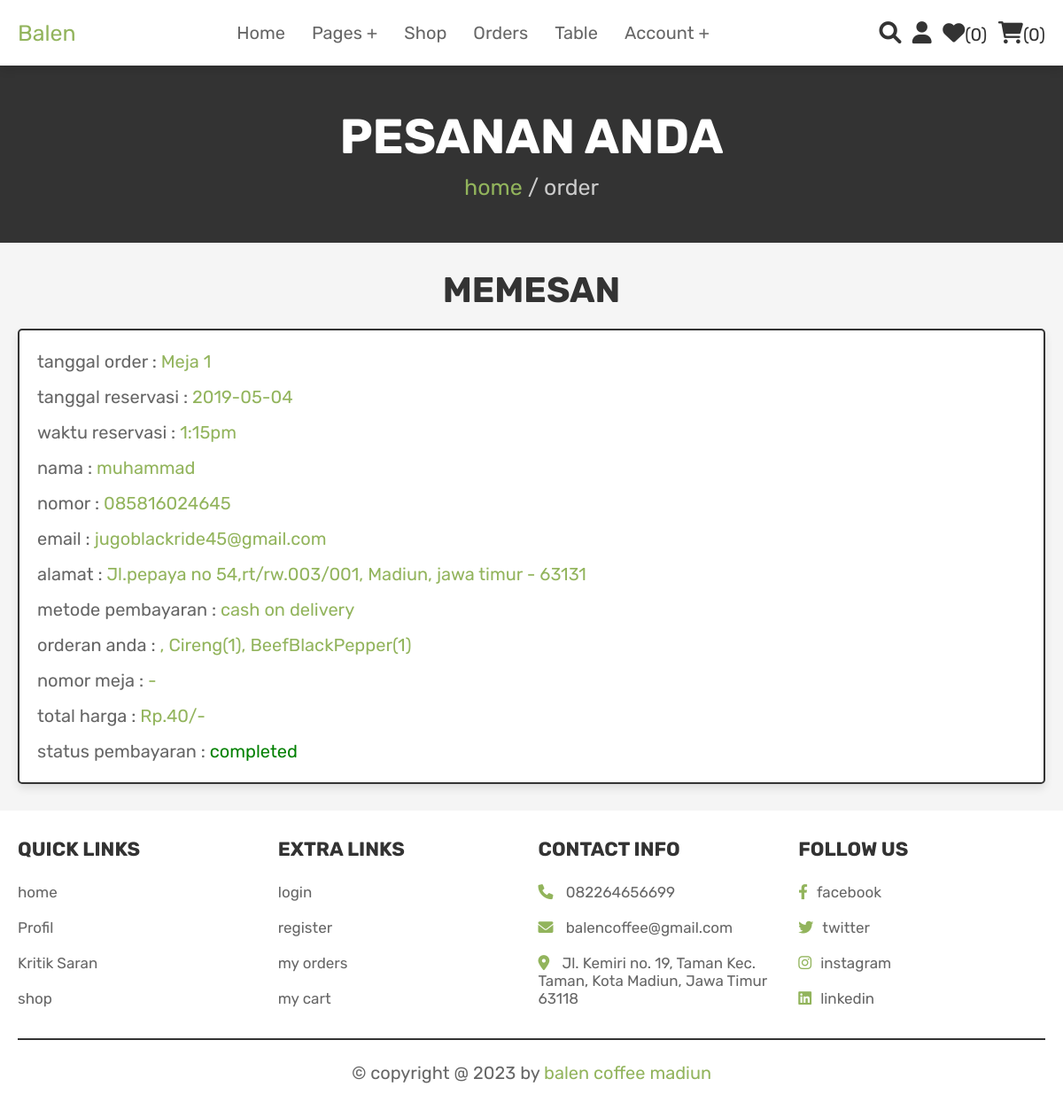
Page /orders.php (signed in) on the earlier database version.
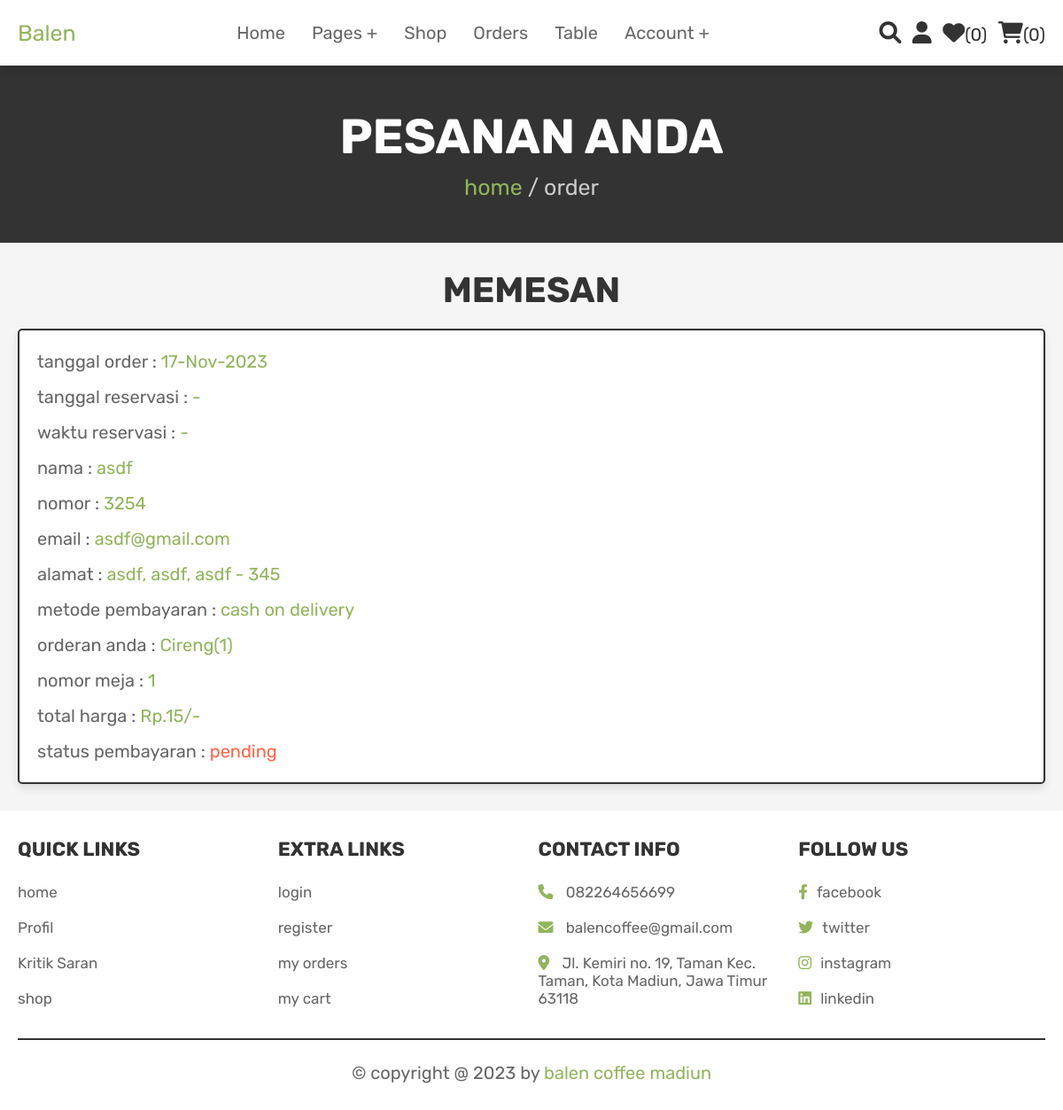
Same page on the later database version.
### tables this page shows
CREATE TABLE `orders` (
  `id` int(100) NOT NULL,
  `user_id` int(100) NOT NULL,
  `name` varchar(100) NOT NULL,
  `number` varchar(12) NOT NULL,
  `email` varchar(100) NOT NULL,
  `method` varchar(50) NOT NULL,
  `address` varchar(500) NOT NULL,
  `total_products` varchar(1000) NOT NULL,
  `total_price` int(100) NOT NULL,
  `placed_on` varchar(50) NOT NULL,
  `booking_date` date DEFAULT NULL,
  `booking_time` varchar(30) DEFAULT NULL,
  `payment_status` varchar(20) NOT NULL DEFAULT 'pending',
  `type` enum('product','table') NOT NULL DEFAULT 'product'
);

### orders.php (the view, shortened to what this page needs)
<?php
@include 'config.php';
$user_id = $_SESSION['user_id'];
?>
<!DOCTYPE html>
<html lang="en">
<head>
   <link rel="stylesheet" href="https://cdnjs.cloudflare.com/ajax/libs/font-awesome/6.0.0/css/all.min.css">
   <link rel="stylesheet" href="css/style.css">
</head>
<body>
<?php @include 'header.php'; ?>
<section class="heading">
    <h3>Pesanan Anda</h3>
    <p> <a href="home.php">home</a> / order </p>
</section>
<section class="placed-orders">
    <h1 class="title">Memesan</h1>
    <div class="box-container">
    <?php
        $select_orders = mysqli_query($conn, "SELECT * FROM `orders` WHERE user_id = '$user_id'") or die('query failed');
        if(mysqli_num_rows($select_orders) > 0){
            while($fetch_orders = mysqli_fetch_assoc($select_orders)){
    ?>
    <div class="box">
        <p> tanggal order : <span><?php echo $fetch_orders['placed_on']; ?></span> </p>
        <p> tanggal reservasi : <span><?php echo $fetch_orders['booking_date'] ?? '-'; ?></span> </p>
        <p> waktu reservasi : <span><?php echo $fetch_orders['booking_time'] ?? '-'; ?></span> </p>
        <p> nama : <span><?php echo $fetch_orders['name']; ?></span> </p>
        <p> nomor : <span><?php echo $fetch_orders['number']; ?></span> </p>
        <p> email : <span><?php echo $fetch_orders['email']; ?></span> </p>
        <p> alamat : <span><?php echo $fetch_orders['address']; ?></span> </p>
        <p> metode pembayaran : <span><?php echo $fetch_orders['method']; ?></span> </p>
        <?php
        $listString = $fetch_orders['total_products'];
        $itemArray = explode(",", str_replace(" ", "", $listString));
        $resultMeja = [];
        $resultProduct = [];
        foreach ($itemArray as $item) {
            if (strpos($item, "Meja") !== false) {
                $resultMeja[] = $item;
            } else {
              $resultProduct[] = $item;
            }
        }
        ?>
        <p> orderan anda : <span><?php echo implode(', ', $resultProduct); ?></span> </p>
        <p> nomor meja : <span>
          <?php
          $resultMejaNumber = [];
          foreach ($resultMeja as $m) {
            if (preg_match('/Meja(\d+)\(\d+\)/', $item, $matches)) {
              $resultMejaNumber[] = $matches[1];
            }
          }
          if (sizeof($resultMejaNumber) > 0) {
            echo implode(', ', $resultMejaNumber);
          } else {
            echo '-';
          }
          ?>
          </span> </p>
        <p> total harga : <span>Rp.<?php echo $fetch_orders['total_price']; ?>/-</span> </p>
        <p> status pembayaran : <span style="color:<?php if($fetch_orders['payment_status'] == 'pending'){echo 'tomato'; }else{echo 'green';} ?>"><?php echo $fetch_orders['payment_status']; ?></span> </p>
    </div>
    <?php
        }
    }else{
        echo '<p class="Kosong">belum ada pesanan!</p>';
    }
    ?>
    </div>
</section>
<?php @include 'footer.php'; ?>
</body>
</html>

Differences in the rows shown:
removed orders: placed_on "Meja 1", booking_date "2019-05-04", booking_time "1:15pm", name "muhammad", number "085816024645", email "jugoblackride45@gmail.com", address "Jl.pepaya no 54,rt/rw.003/001, Madiun, jawa timur - 63131", method "cash on delivery", resultProduct ", Cireng(1), BeefBlackPepper(1)", total_price "40", payment_status "completed"
added orders: placed_on "17-Nov-2023", booking_date "-", booking_time "-", name "asdf", number "3254", email "asdf@gmail.com", address "asdf, asdf, asdf - 345", method "cash on delivery", resultProduct "Cireng(1)", resultMejaNumber "1", total_price "15", payment_status "pending"
